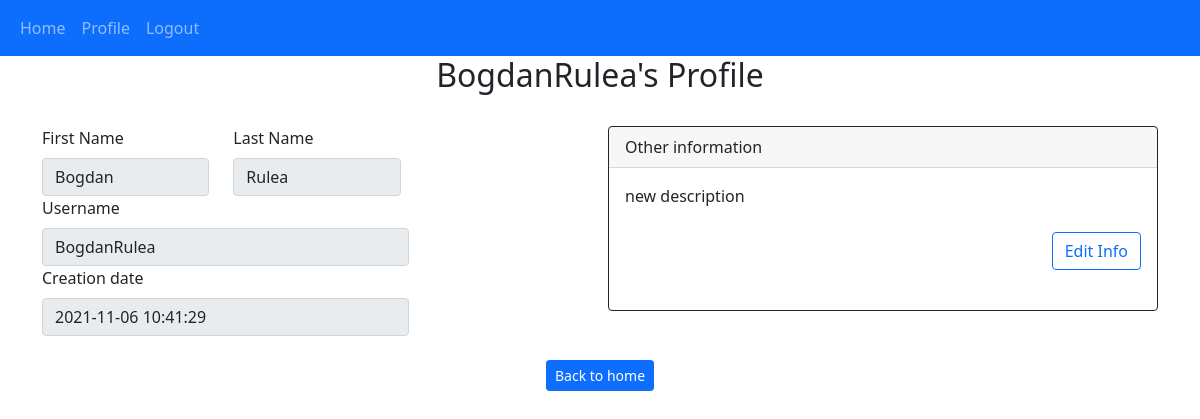
Before: /profile/BogdanRulea (signed in) with the older database file.
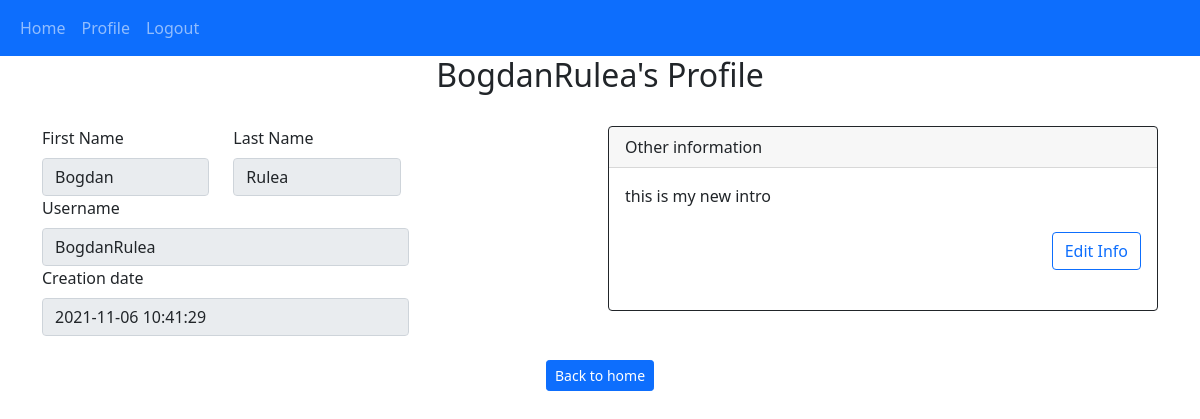
After: the same page with the newer database file.
### webpage/models.py (models this page shows)
class User(db.Model, UserMixin):
    id = db.Column(db.Integer, primary_key = True)
    fname = db.Column(db.String(100))
    lname = db.Column(db.String(100))
    email = db.Column(db.String(100), unique = True)
    username = db.Column(db.String(100), unique = True)
    password = db.Column(db.String(150))
    creation_date = db.Column(db.DateTime(timezone = True), default = func.now())
    description = db.Column(db.String(500))
    posts = db.relationship('Post', backref = 'user', passive_deletes = True)
    comments = db.relationship('Comment', backref = 'user', passive_deletes = True)
    likes = db.relationship('Like', backref = 'user', passive_deletes = True)

### webpage/views.py (the view)
@views.route('/profile/<userName>')
@login_required
def profile(userName):
    user = User.query.filter_by(username = userName).first()
    if not user:
        flash('User does not exist.', category='error')
    else:
        return render_template('user_profile.html', user = user, curr = current_user)
    return redirect(url_for('views.home'))

### webpage/__init__.py (called while the page is built)
def create_app():
    app = Flask(__name__)
    app.config['SECRET_KEY'] = "thisismysecretkey"
    app.config['SQLALCHEMY_DATABASE_URI'] = f'sqlite:///{DB_NAME}'
    db.init_app(app)
    from .views import views
    from .auth import auth
    app.register_blueprint(views, url_prefix = "/")
    app.register_blueprint(auth, url_prefix = "/")
    from .models import User, Post, Comment, Like
    create_database(app)
    print("Database created!")
    login_manager = LoginManager()
    login_manager.login_view = "auth.login"
    login_manager.init_app(app)
    @login_manager.user_loader
    def load_user(id):
        return User.query.get(int(id))
    return app

### webpage/templates/user_profile.html (shortened to what this page needs)
{% extends "posts_div.html"%}
{% block content %}
{% block header %}
<h2 align='center'>{{user.username}}'s Profile</h2>
{% endblock%}
<br/>
<div class="row g-3 justify-content-between">
    <div class="col">
        <div class="row">
        <div class="col-md-4">
            <label for="fname" class="form-label">First Name</label>
            <input class="form-control" type="text" value="{{user.fname}}" id="fname" disabled readonly>
        </div>
        <div class="col-md-4">
            <label for="lname" class="form-label">Last Name</label>
            <input class="form-control" type="text" value="{{user.lname}}" id="lname" disabled readonly>
        </div>
    </div>
        <div>
            <div class="col-md-8">
                <label for="userid" class="form-label">Username</label>
                <input class="form-control" type="text" value="{{user.username}}" id="userid" disabled readonly>
            </div>
            <div class="col-md-8">
                <label for="usercd" class="form-label">Creation date</label>
                <input class="form-control" type="text" value="{{user.creation_date}}" id="usercd" disabled readonly>
            </div>
        </div>
    </div>
    <div class="col-md-6">
        <div class="card border-dark">
            <div class="card-header">Other information</div>
            <div class="card-body">
                <div class="card-text">{{user.description}}</div>
                {% if user.username == curr.username%}
                <br/>
                <div class="text-end">
                    <a class="btn btn-outline-primary" data-bs-toggle="collapse" href="#desccol" role="button" aria-expanded="false" aria-controls="desccol">
                        Edit Info
                    </a>
                </div>
                <br/>
                {%endif%}
            </div>
        </div>
    </div>
</div>
{% block footer %}
<br />
<div align='center'>
    <a href="/home">
        <button type="button" class="btn btn-primary btn-sm">Back to home</button>
    </a>
</div>
{% endblock %}
{% endblock %}

Changed rows visible on the page:
changed User "BogdanRulea": description "new description" → "this is my new intro"
